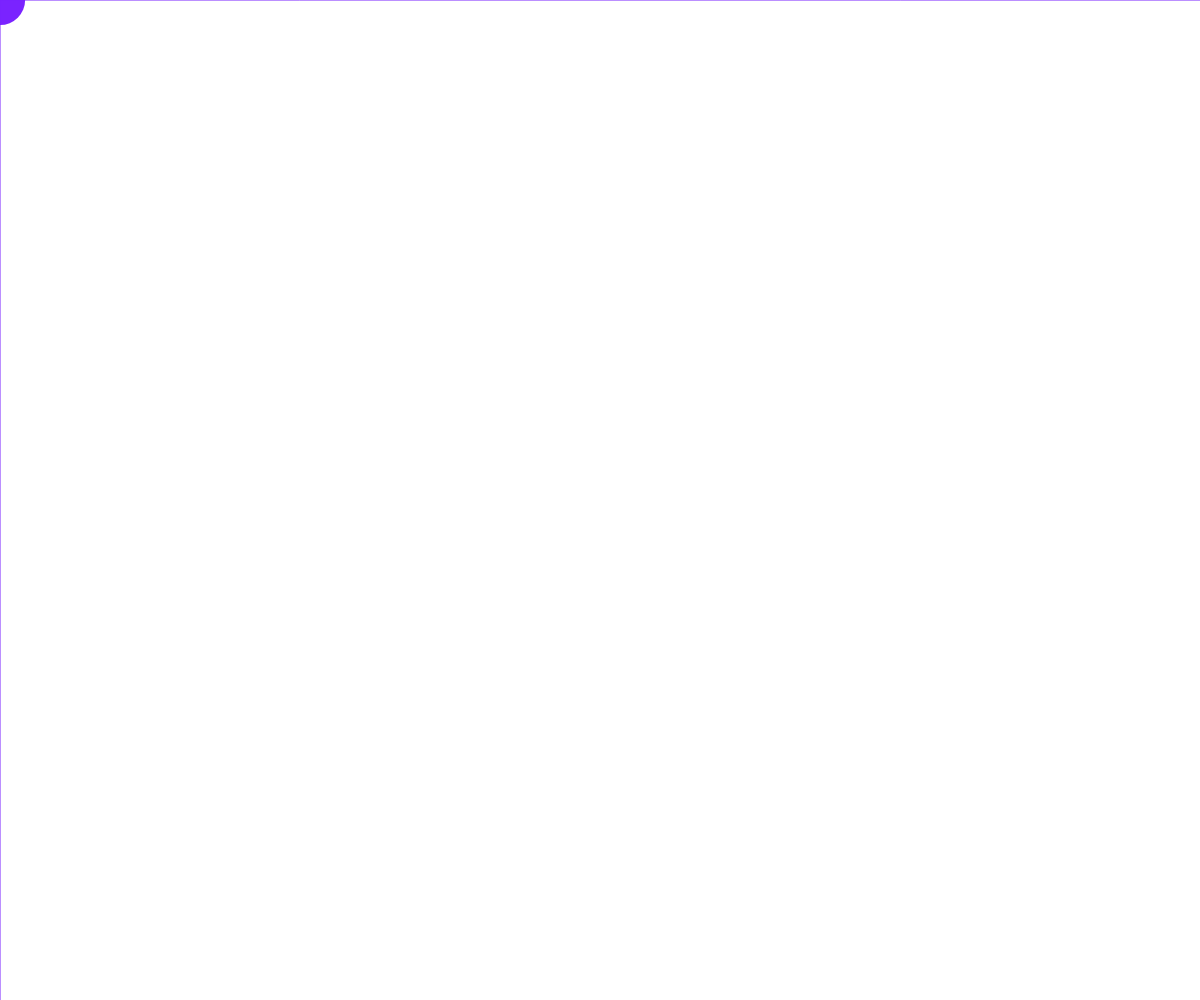
Frame 1 (no input)
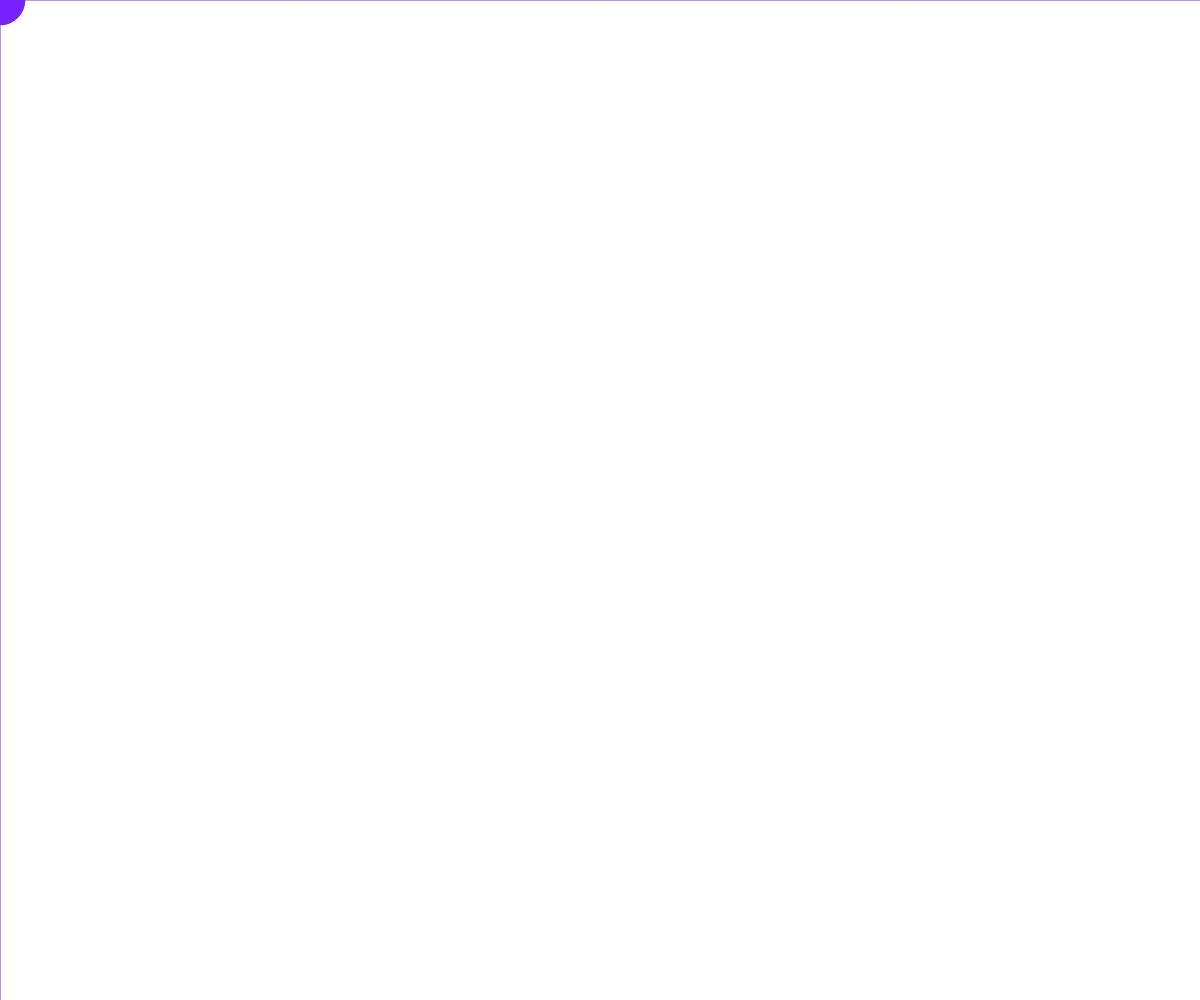
Frame 60 (no input)
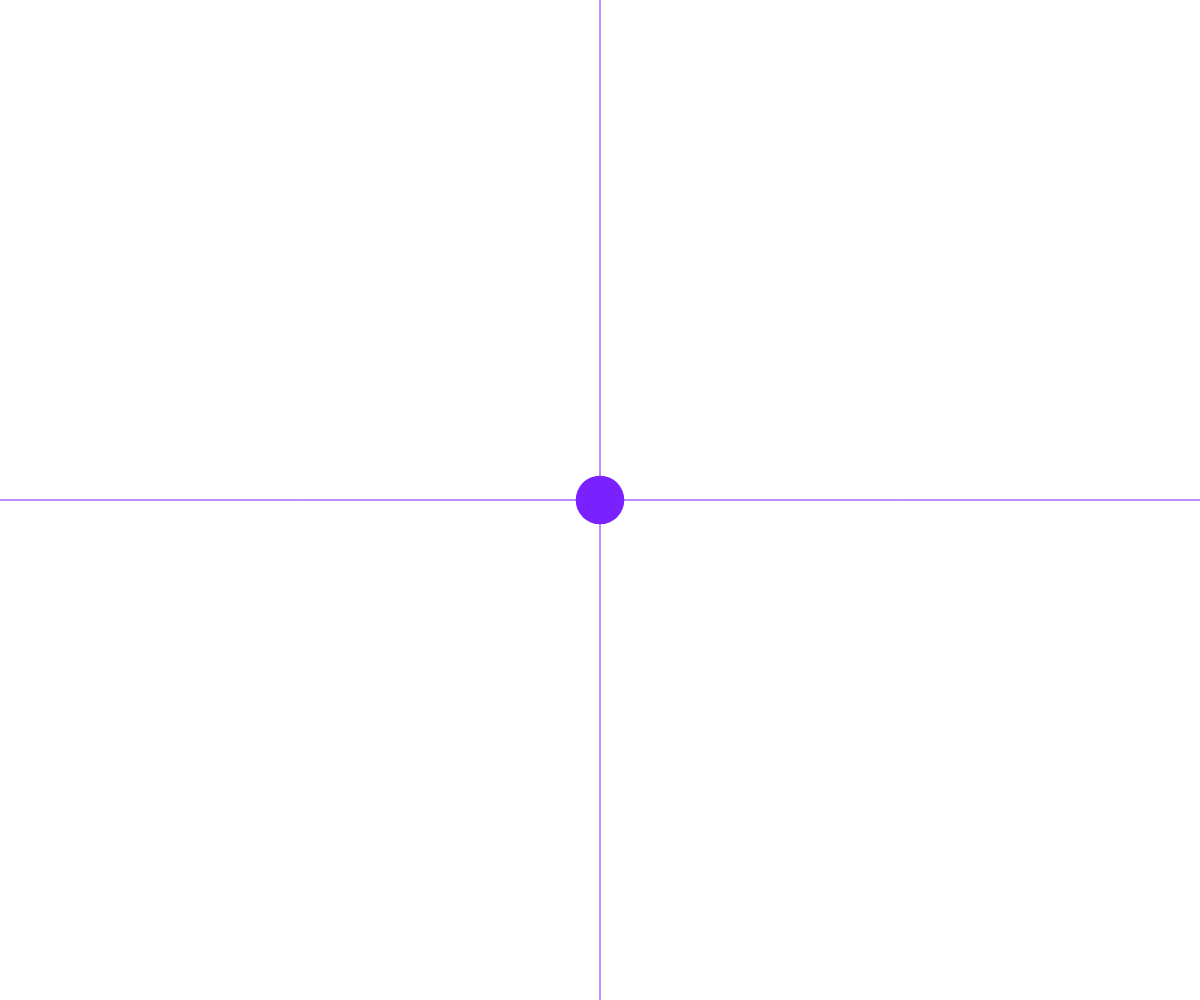
Frame 120 (the mouse pressed at the canvas centre since frame 60)

The p5.js sketch that drew these frames (run headless with seeded random() and noise() and a simulated clock; from frame 60 on, the mouse is pressed at the canvas centre):

// p5.js sketch
// ── sketch.js

function setup() {
  createCanvas(windowWidth, windowHeight);
  strokeWeight(1);

}

function draw() {
  background(255,255,255,);
  stroke(121,33,255);
  line(0, mouseY, width, mouseY,);
  line(mouseX, 0, mouseX,height,);
  ellipseColor = color(121,33,255);
  ellipseColor.setAlpha(250 + 150 * sin(millis() / 1000));
  fill(ellipseColor);
  noStroke(0);
  ellipse(mouseX, mouseY, 50 + 5 * sin(frameCount / 20));
}


// ── style.css
html, body {
  margin: 0;
  padding: 0;
}
canvas {
  display: block;
  position: absolute;
  z-index: 100000;
  top: 0px;
}
